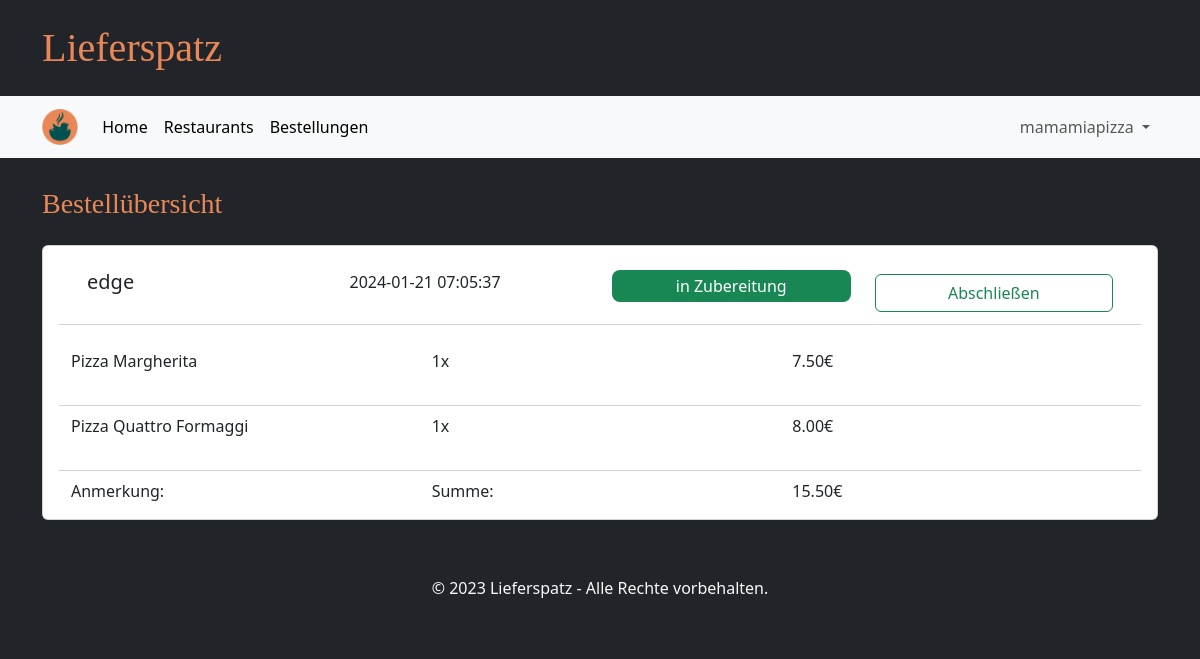
Before: /orders (signed in) with the older database file.
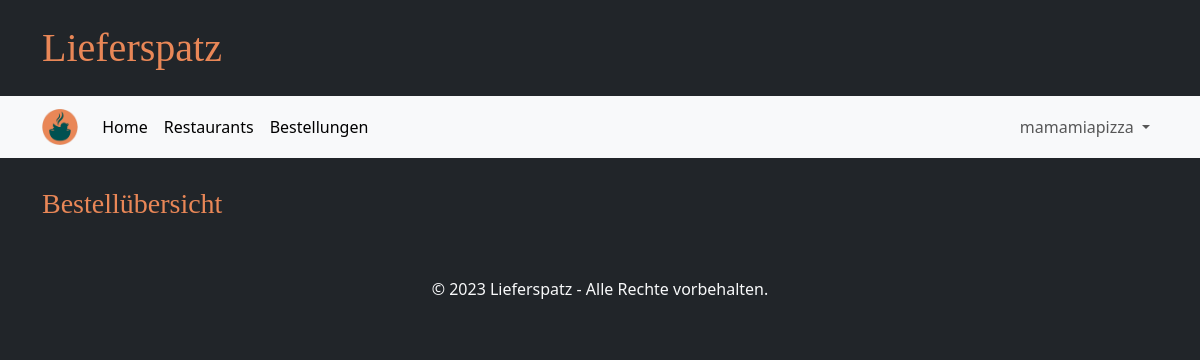
After: the same page with the newer database file.
### tables this page shows
CREATE TABLE Bestellung(
            KUsername TEXT NOT NULL,
            GUsername TEXT NOT NULL,
            Eingangszeit TEXT NOT NULL,
            Anmerkung TEXT,
            Bestellstatus TEXT NOT NULL CHECK( Bestellstatus IN ('in Bearbeitung','in Zubereitung','storniert','abgeschlossen') )
        );

CREATE TABLE bestellung_beinhaltet(
            Bestellung INTEGER NOT NULL,
            ItemID INTEGER NOT NULL,
            Menge INTEGER NOT NULL,
            FOREIGN KEY(Bestellung) REFERENCES Bestellung(ID)
            FOREIGN KEY(ItemID) REFERENCES Item(ID) ON DELETE CASCADE
        );

CREATE TABLE Item(
            ID INTEGER NOT NULL,
            Restaurant TEXT NOT NULL,
            Name TEXT NOT NULL,
            Kategorie TEXT CHECK(Kategorie IN ('Vorspeise', 'Hauptgericht', 'Dessert', 'Getränk')),
            IBeschreibung TEXT NOT NULL DEFAULT '',
            Preis INTEGER NOT NULL,
            Deaktiviert INTEGER DEFAULT 0 CHECK(Deaktiviert IN (0, 1)),
            PRIMARY KEY (ID),
            FOREIGN KEY (Restaurant) REFERENCES GeschaeftsAccount(username),
            UNIQUE(Restaurant, Name, Kategorie, IBeschreibung, Preis),
            UNIQUE(Restaurant, Name, Deaktiviert)                  
        );

### main.py (the view, shortened to what this page needs)
@app.route("/orders", methods=["GET", "POST"])
def order_page():
    if "user" in session:
        if "business" in session:
            orders = database.get_orders(session["user"], True)
            return render_template("orders_business.html", orders=orders)
        else:
            orders = database.get_orders(session["user"], False)
            return render_template("orders_customer.html", orders=orders)
    return redirect(url_for("login_customer_page"))

### database.py (called while the page is built)
def getData(sql, params = ()):
    dbcon = sqlite3.connect("instance/db.db")
    cursor = dbcon.cursor()
    cursor.execute(sql, params)
    return cursor

### templates/orders_business.html (shortened to what this page needs)
{% extends "base.html" %}
{% block heading %}Bestellübersicht{% endblock %}
{% block content %}
<div class="row g-4 mb-4">
  {% for status in ['in Bearbeitung', 'in Zubereitung', 'abgeschlossen/storniert'] %}
    {% for order in orders %}
      {% if order['orderstatus'] in status %}
        <div class="card">
        <div class="card-body">
          <div class="row card-header bg-transparent mb-4">
            <div class="col-3">
              <h5 class="card-title">{{ order['KUsername'] }}</h5>
            </div>
            <div class="col-3">
              <p class="card-text">{{ order['ordertime'].split('.')[0] }}</p>
            </div>
            <div class="col-3">
              <p class="card-text p-1 text-center rounded-3 text-white bg-{{
                'success' if order['orderstatus'] == 'in Zubereitung' else 'warning' if order['orderstatus'] == 'in Bearbeitung' else 'secondary'
                }}">{{ order['orderstatus'] }}</p>
            </div>
            <div class="col-3">
              {% if order['orderstatus'] == 'in Zubereitung' %}
              <form method="POST">
                <button type="submit" class="btn btn-outline-success my-1 form-control">Abschließen</button>
              </form>
              {% endif %}
            </div>
          </div>
            {% for item in order['items'] %}
            <div class="row">
              <p class="card-text col-4">{{ item['name'] }}</p>
              <p class="card-text col-4">{{ item['amount'] }}x</p>
              <p class="card-text col-4">{{ "%.2f" | format(item['price']*item['amount']/100) }}€</p>
            </div>
            <div class="row card-header bg-transparent mb-2"></div>
            {% endfor %}
            <div class="card-text row">
              <div class="col-4">
                Anmerkung: {{ order['comment'] }}
              </div>
              <div class="col-4">Summe: </div>
              <div class="col-4">
                {{ "%.2f" | format(order['sum']/100) }}€
              </div>
            </div>
        </div>
        </div>
      {% endif %}
    {% endfor %}
  {% endfor %}
</div>
{% endblock %}

### templates/base.html (shortened to what this page needs)
<!DOCTYPE html>
<html lang="de">
<head>
    <link rel="stylesheet" href="/static/style.css">
    <link href="{{ url_for('static', filename='bootstrap/css/bootstrap.min.css') }}" rel="stylesheet">
</head>
<body class="bg-dark">
    <div class="container my-4">
        <h1 class="brandfont">Lieferspatz</h1>
    </div>
    <nav class="navbar navbar-expand bg-body-tertiary sticky-top border-bottom border-5 border-dark">
        <div class="container">
          <a class="navbar-brand" href="#">
            <img src="{{ url_for('static', filename='ls_logo.png') }}" alt="..." height="36" />
          </a>
          <div class="collapse navbar-collapse" id="navbarSupportedContent">
            <ul class="navbar-nav me-auto mb-2 mb-lg-0">
              <li class="nav-item">
                <a class="nav-link active" aria-current="page" href="{{ url_for('start_page') }}">Home</a>
              </li>
              <li class="nav-item">
                <a class="nav-link active" aria-current="page" href="{{ url_for('restaurants_page') }}">Restaurants</a>
              </li>
              <li class="nav-item">
                <a class="nav-link active" id="view_orders" aria-current="page" href="{{ url_for('order_page') }}">Bestellungen</a>
              </li>
            </ul>
            <ul class="navbar-nav mb-2 mb-lg-0">
              {% if session['user'] %}
              <li class="nav-item dropdown">
                <a class="nav-link dropdown-toggle" href="#" role="button" data-bs-toggle="dropdown" aria-expanded="false">
                  {{ session['user'] }}
                </a>
              </li>
              {% endif %}
            </ul>
          </div>
        </div>
    </nav>
    <div class="container mt-4">
        <h3 class="brandfont2">{% block heading %}{% endblock %}</h3>
    </div>
    <div class="container text-light px-4 py-3 ">
        {% block content %}{% endblock %}
    </div>
    <footer class="bg-dark text-light text-center py-3">
        <p>&copy; 2023 Lieferspatz - Alle Rechte vorbehalten.</p>
    </footer>
</body>
</html>

### static/style.css (style rules this page uses)
.brandfont { font-family: brandFont; color: #e98757; }
.brandfont2 { font-family: brandFont2; color: #e98757; }
.text-center { text-align: center; }

Changed rows visible on the page:
removed Bestellung: KUsername "edge", ordertime "2024-01-21 07:05:37", orderstatus "in Zubereitung", order "15.50"
removed bestellung_beinhaltet: name "Pizza Margherita", amount "1"
no longer on this page (row unchanged): Item: item['price']*item['amount']/100 "7.50"
removed bestellung_beinhaltet: name "Pizza Quattro Formaggi", amount "1"
no longer on this page (row unchanged): Item: item['price']*item['amount']/100 "8.00"
